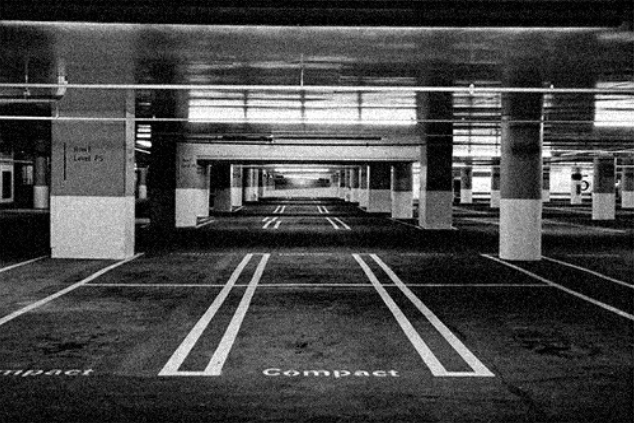
#> input picture img/estacionamento.png, 634 x 423 px
$ python 'Arquivo 6.py'   (older library calls are emulated)
#> lines starting #> are read from the running program, lines starting #| are printed output that depends on the picture
import cv2

img = cv2.imread("../img/estacionamento.png")
#> img is the input picture: shape (423, 634, 3); min 0, max 255, mean 70.8
cv2.imshow("original", img)
img_5x5 = cv2.bilateralFilter(img, 80, 60, 60)
img_tratada = cv2.Laplacian(img_5x5, cv2.CV_8U)
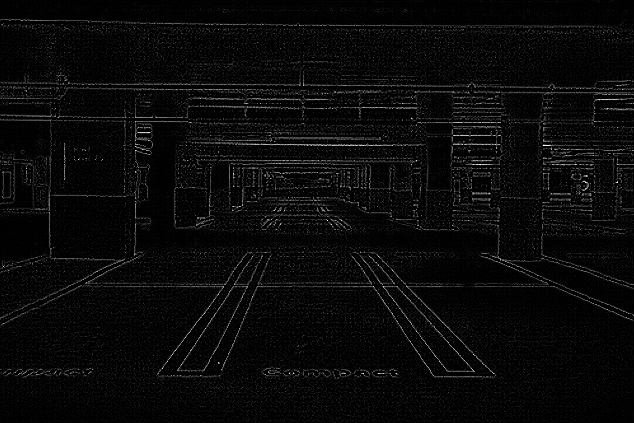
#> img_tratada: shape (423, 634, 3); min 0, max 255, mean 9.3
cv2.imshow("bilateral", img_5x5)
cv2.imshow("imagem tratada", img_tratada)

cv2.waitKey()

$ run again, with img/arena.png copied over img/estacionamento.png
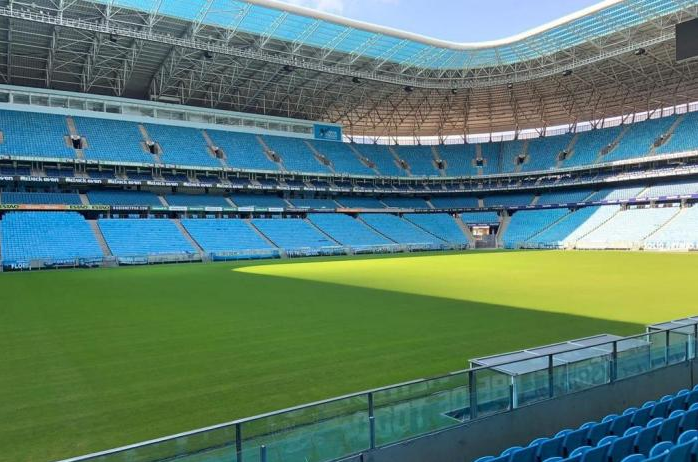
#> input picture img/arena.png, 698 x 462 px
#> img is the input picture: shape (462, 698, 3); mean B, G, R 111.3, 124.7, 90.2
#> `img_5x5 = cv2.bilateralFilter(img, 80, 60, 60)`:
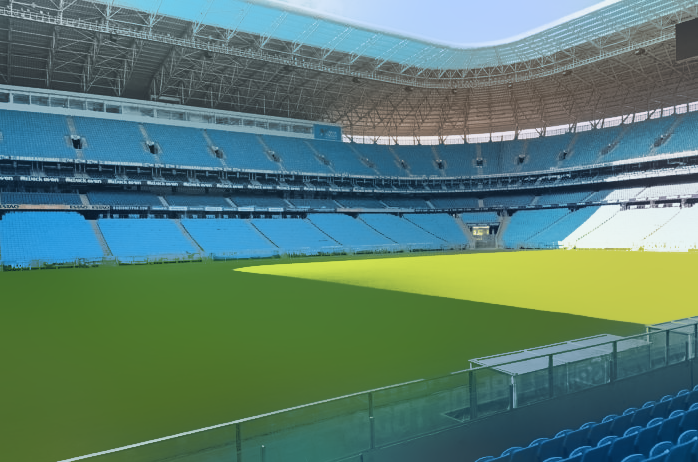
#> img_5x5: shape (462, 698, 3); mean B, G, R 111, 124.6, 89.5
#> `img_tratada = cv2.Laplacian(img_5x5, cv2.CV_8U)`:
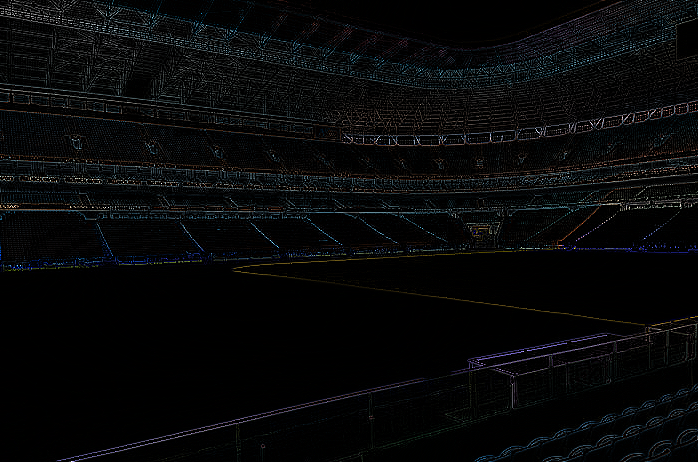
#> img_tratada: shape (462, 698, 3); mean B, G, R 8.9, 8.3, 7.5
